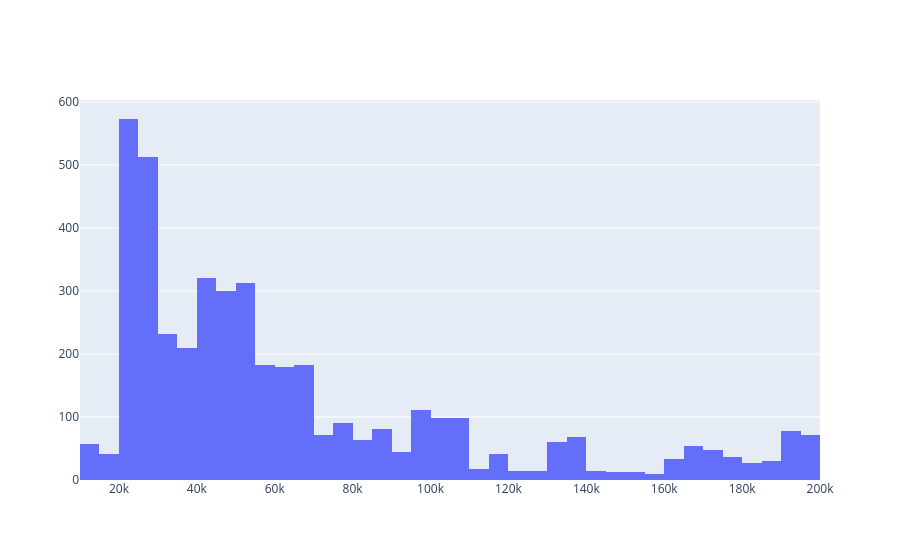

Notebook source saved alongside this figure:
### Code cell
import plotly.graph_objects as go

import numpy as np

x0 = df3.MonthlyIncome


fig = go.Figure()
fig.add_trace(go.Histogram(x=x0))
#fig.add_trace(go.Histogram(x=x1))

# Overlay both histograms
fig.update_layout(barmode='overlay')
# Reduce opacity to see both histograms
#fig.update_traces(opacity=0.75)
fig.show()

### Figure 1 — Plotly figure (JSON) as saved in the notebook; plotly's stock layout.template omitted (floating-point values rounded to 4 significant figures; data arrays with more than 128 entries replaced by an {"elided": "..."} marker saying what was removed)
{"data": [{"type": "histogram", "x": {"elided": "4410 int values"}}], "layout": {"barmode": "overlay"}}
